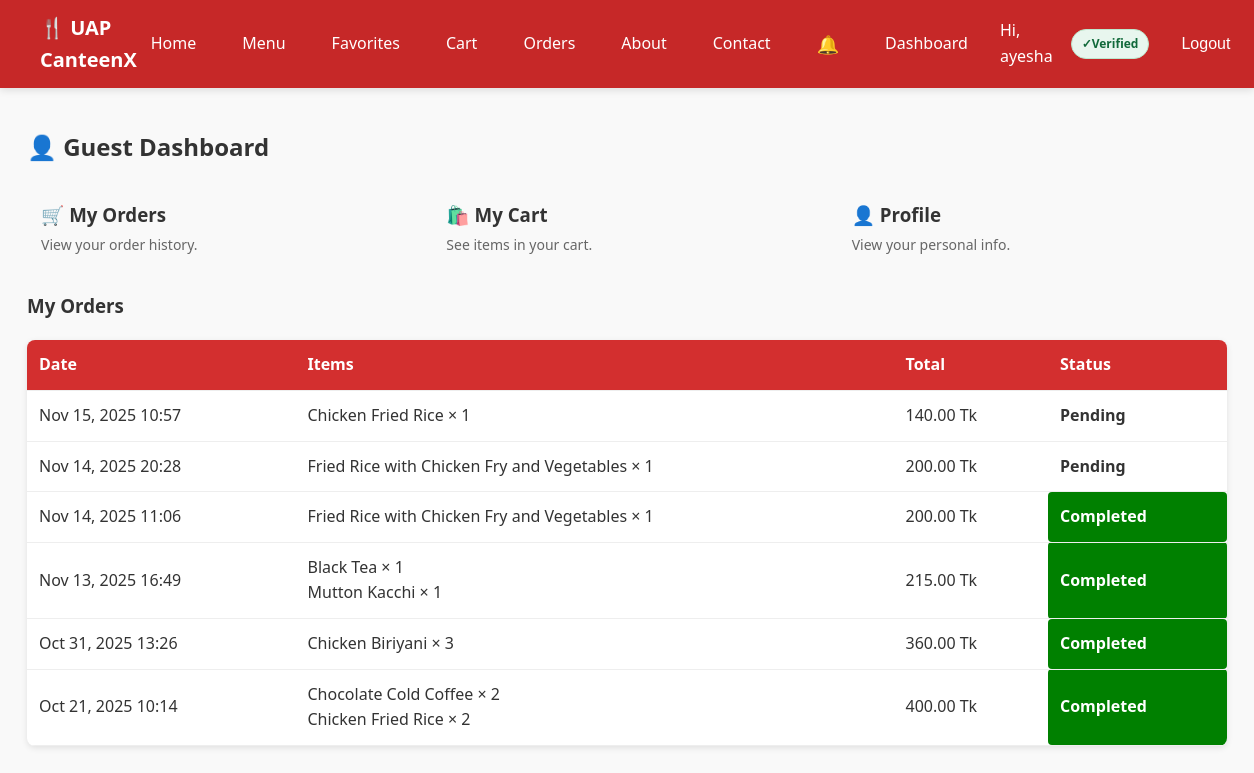
The page /dashboard/ (signed in) on the database its author committed.
### my_canteen/models.py (models this page shows, shortened)
class Order(models.Model):
    STATUS_CHOICES = [
        ('pending', 'Pending'),
        ('accepted', 'Accepted'),
        ('preparing', 'Preparing'),
        ('ready', 'Ready'),
        ('delivered', 'Delivered'),
        ('completed', 'Completed'),
        ('cancelled', 'Cancelled'),
    ]
    PAYMENT_STATUS_CHOICES = [('unpaid', 'Unpaid'), ('paid', 'Paid')]
    PAYMENT_METHOD_CHOICES = [
        ('cash', 'Cash'),
        ('mock_card', 'Mock Card'),
        ('stripe', 'Stripe'),
        ('sslcommerz', 'SSLCommerz'),
    ]
    user = models.ForeignKey(User, on_delete=models.CASCADE)
    total_price = models.DecimalField(max_digits=8, decimal_places=2)
    address = models.CharField(max_length=255)
    status = models.CharField(max_length=20, choices=STATUS_CHOICES, default='pending')
    payment_status = models.CharField(max_length=10, choices=PAYMENT_STATUS_CHOICES, default='unpaid')
    payment_method = models.CharField(max_length=10, choices=PAYMENT_METHOD_CHOICES, default='cash')
    created_at = models.DateTimeField(auto_now_add=True)

class OrderItem(models.Model):
    order = models.ForeignKey(Order, on_delete=models.CASCADE)
    item = models.ForeignKey(MenuItem, on_delete=models.CASCADE)
    quantity = models.PositiveIntegerField(default=1)
    unit_price = models.DecimalField(max_digits=6, decimal_places=2)

class MenuItem(models.Model):
    name = models.CharField(max_length=100)
    description = models.TextField(blank=True)
    price = models.DecimalField(max_digits=6, decimal_places=2)
    stock = models.PositiveIntegerField(default=0)
    image = models.ImageField(upload_to='menu/', blank=True, null=True)
    category = models.ForeignKey(Category, on_delete=models.CASCADE, null=True)
    is_active = models.BooleanField(default=True)
    is_popular = models.BooleanField(default=False)
    rating_avg = models.FloatField(default=0)
    rating_count = models.PositiveIntegerField(default=0)

### my_canteen/views.py (the view)
# urls.py: path('dashboard/', views.dashboard, name='dashboard'),
@login_required
def dashboard(request):
    profile = UserProfile.objects.select_related("user").get(user=request.user)
    real_role = profile.role
    effective_role = get_effective_role(real_role)
    if effective_role in ["admin", "vendor"]:
        orders = Order.objects.all().order_by("-created_at")
        items = MenuItem.objects.all()
    elif effective_role == "staff":
        orders = Order.objects.filter(
            status__in=["accepted", "preparing"]
        ).order_by("-created_at")
        items = None
    else:
        orders = Order.objects.filter(user=request.user).order_by("-created_at")
        items = None
    title_map = {
        "admin": "🛠 Admin Dashboard",
        "vendor": "🏪 Vendor Dashboard",
        "staff": "👨‍🍳 Staff Dashboard",
        "student": "🎓 Student Dashboard",
        "faculty": "🎓 Faculty Dashboard",
        "guest": "👋 Welcome",
    }
    dashboard_title = title_map.get(real_role, "Dashboard")
    template_name = f"my_canteen/dashboard/{real_role}.html"
    ctx = {
        "profile": profile,
        "orders": orders,
        "items": items,
        "real_role": real_role,
        "effective_role": effective_role,
        "dashboard_title": dashboard_title,
    }
    return render(request, template_name, ctx)

### my_canteen/context_processors.py (called while the page is built)
def favorites_processor(request):
    if request.user.is_authenticated:
        fav_ids = Favorite.objects.filter(user=request.user).values_list('item_id', flat=True)
        return {"favorite_items": set(fav_ids)}
    return {"favorite_items": set()}

def cart_count(request):
    cart = request.session.get("cart", {})
    return {"cart_count": sum(cart.values())}

def notifications_context(request):
    if request.user.is_authenticated:
        unread_count = Notification.objects.filter(user=request.user, is_read=False).count()
    else:
        unread_count = 0
    return {
        "unread_notifications": unread_count
    }

### my_canteen/views.py (called while the page is built)
def get_effective_role(real_role: str) -> str:
    if real_role == "admin":
        return "vendor"
    if real_role == "vendor":
        return "admin"
    return real_role

### my_canteen/templates/my_canteen/dashboard/guest.html
{% extends "my_canteen/base.html" %}
{% block content %}
<h2>👤 Guest Dashboard</h2>
<div style="display:grid;grid-template-columns:repeat(auto-fit,minmax(180px,1fr));gap:16px;margin-bottom:20px;">
  <a href="{% url 'orders' %}"
     class="surface"
     style="padding:14px;border-radius:10px;text-decoration:none;display:block;">
    <h3 style="margin:0 0 4px;">🛒 My Orders</h3>
    <p style="margin:0;color:#666;font-size:14px;">View your order history.</p>
  </a>
  <a href="{% url 'cart' %}"
     class="surface"
     style="padding:14px;border-radius:10px;text-decoration:none;display:block;">
    <h3 style="margin:0 0 4px;">🛍️ My Cart</h3>
    <p style="margin:0;color:#666;font-size:14px;">See items in your cart.</p>
  </a>
  <a href="{% url 'profile' %}"
     class="surface"
     style="padding:14px;border-radius:10px;text-decoration:none;display:block;">
    <h3 style="margin:0 0 4px;">👤 Profile</h3>
    <p style="margin:0;color:#666;font-size:14px;">View your personal info.</p>
  </a>
</div>
<h3>My Orders</h3>
<table class="orders-table">
    <tr>
      <th>Date</th>
      <th>Items</th>
      <th>Total</th>
      <th>Status</th>
    </tr>
    {% for order in orders %}
    <tr>
        <td>{{ order.created_at|date:"M d, Y H:i" }}</td>
        <td>
            {% for oi in order.orderitem_set.all %}
                {{ oi.item.name }} × {{ oi.quantity }} <br>
            {% endfor %}
        </td>
        <td>{{ order.total_price }} Tk</td>
        <td class="status {{ order.status }}">{{ order.status }}</td>
    </tr>
    {% empty %}
      <tr>
        <td colspan="4" style="text-align:center;">No orders yet.</td>
      </tr>
    {% endfor %}
</table>
{% endblock %}

### my_canteen/templates/my_canteen/base.html (shortened to what this page needs)
{% load static %}
<!DOCTYPE html>
<html lang="en">
<head>
  <link rel="stylesheet" href="{% static 'my_canteen/css/styles.css' %}"/>
</head>
<body>
  <nav class="navbar">
    <div class="logo">🍴 UAP CanteenX</div>
    <ul class="nav-links">
      <li><a href="{% url 'home' %}">Home</a></li>
      <li><a href="{% url 'menu' %}">Menu</a></li>
      <li><a href="{% url 'favorites' %}"> Favorites</a></li>
      <li>
        <a href="{% url 'cart' %}">
          Cart
        </a>
      </li>
      <li><a href="{% url 'orders' %}">Orders</a></li>
      <li><a href="{% url 'about' %}">About</a></li>
      <li><a href="{% url 'contact' %}">Contact</a></li>
      {% if user.is_authenticated %}
        <li style="position:relative;">
          <a href="{% url 'notifications' %}"
             style="display:inline-flex;align-items:center;justify-content:center;
                    font-size:18px;text-decoration:none;">
            🔔
          </a>
        </li>
        <li><a href="{% url 'dashboard' %}">Dashboard</a></li>
        <li class="nav-user">Hi, {{ user.username }}</li>
        <li>
          {% if user.is_active %}
            <span class="badge badge-verified">Verified</span>
          {% else %}
            <span class="badge badge-unverified">Email not verified</span>
          {% endif %}
        </li>
        <li>
          <form action="{% url 'logout' %}" method="post" style="display:inline;">
            <button type="submit" class="link-like">Logout</button>
          </form>
        </li>
      {% else %}
        <li><a href="{% url 'login' %}">Login</a></li>
        <li><a class="btn" href="{% url 'signup' %}">Signup</a></li>
      {% endif %}
    </ul>
  </nav>
  <main class="container">
    {% block content %}{% endblock %}
  </main>
</body>
</html>

### my_canteen/static/my_canteen/css/styles.css (style rules this page uses)
body { font-family: system-ui, Arial, sans-serif; margin: 0; background: #f9f9f9; color: #333; line-height: 1.6; }
.container { max-width: 1200px; margin: 0 auto; padding: 20px 16px; }
a { text-decoration: none; color: inherit; }
.navbar { display: flex; justify-content: space-between; align-items: center; background-color: #c62828; color: #fff; padding: 12px 40px; position: sticky; top: 0; z-index: 1000; box-shadow: 0 2px 8px rgba(0, 0, 0, 0.12); }
.logo { font-weight: 700; font-size: 20px; display: flex; align-items: center; color: #fff; }
.nav-links { display: flex; align-items: center; gap: 18px; list-style: none; margin: 0; padding: 0; }
.nav-links li { display: flex; align-items: center; }
.nav-links a, .link-like, .btn-nav { color: #fff; font-weight: 500; font-size: 16px; display: inline-flex; align-items: center; justify-content: center; height: 38px; padding: 0 14px; border-radius: 6px; transition: all 0.2s ease; text-decoration: none; }
.link-like { background: transparent; border: 0; cursor: pointer; }
.badge { display: inline-flex; align-items: center; padding: 4px 10px; border-radius: 999px; font-size: 12px; font-weight: 700; border: 1px solid transparent; }
.badge-verified { background: #e8f6ee; color: #11693a; border-color: #bde7cd; }
.badge-verified::before { content: "✓ "; font-weight: 900; }
.orders-table { width: 100%; border-collapse: collapse; margin-top: 20px; background: #fff; border-radius: 8px; overflow: hidden; box-shadow: 0 2px 6px rgba(0, 0, 0, 0.1); }
.orders-table th, .orders-table td { padding: 12px; text-align: left; border-bottom: 1px solid #eee; }
.orders-table th { background: #d32f2f; color: #fff; }
.status { padding: 5px 10px; border-radius: 4px; font-weight: 700; text-transform: capitalize; }
.status.completed { background: green; color: #fff; }

### rows shown on the page
Order: created_at "Nov 15, 2025 10:57", total_price "140.00", status "Pending"
OrderItem: item.name "Chicken Fried Rice", quantity "1"
Order: created_at "Nov 14, 2025 20:28", total_price "200.00", status "Pending"
OrderItem: item.name "Fried Rice with Chicken Fry and Vegetables", quantity "1"
Order: created_at "Nov 14, 2025 11:06", total_price "200.00", status "Completed"
OrderItem: item.name "Fried Rice with Chicken Fry and Vegetables", quantity "1"
Order: created_at "Nov 13, 2025 16:49", total_price "215.00", status "Completed"
OrderItem: item.name "Black Tea", quantity "1"
OrderItem: item.name "Mutton Kacchi", quantity "1"
Order: created_at "Oct 31, 2025 13:26", total_price "360.00", status "Completed"
OrderItem: item.name "Chicken Biriyani", quantity "3"
Order: created_at "Oct 21, 2025 10:14", total_price "400.00", status "Completed"
OrderItem: item.name "Chocolate Cold Coffee", quantity "2"
OrderItem: item.name "Chicken Fried Rice", quantity "2"

### other values the page prints
{{ user.username }} "ayesha"
